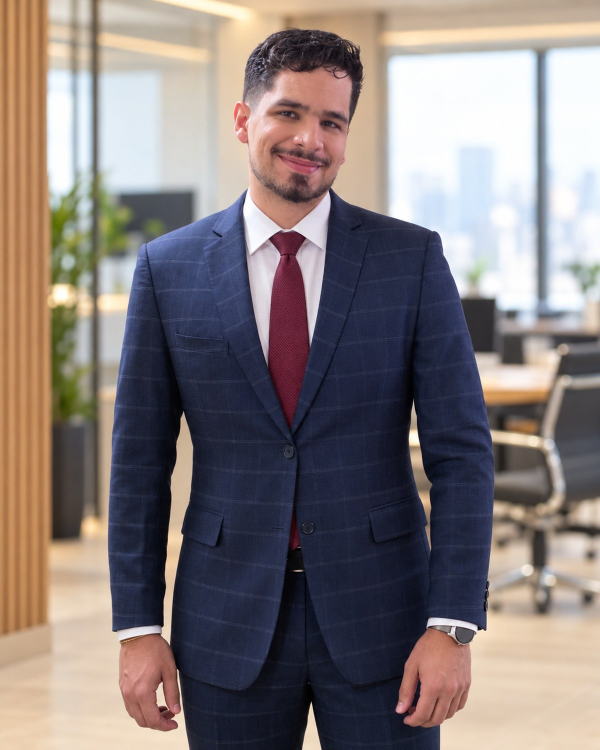
#> input picture fotos/foto01-terno-xadrez-gravata-vinho.jpg, 1200 x 1499 px (shown at 1/2 size)
$ python -i carrossel.py   (imports and definitions only)
#> lines starting #> are read from the running program, lines starting #| are printed output that depends on the picture
#!/usr/bin/env python3
"""Gera carrossel 1080x1350 do @adv.caiomachado a partir de um JSON.
Uso: python3 render/carrossel.py spec.json  ->  arte/<arquivo>-01.png ... -NN.png
Spec: arquivo, kicker, capa{foto,l1,l2,pill}, paginas[{destaque,titulo,itens[],nota?,foto?,crop_y?}], final{foto,l1,l2,sub}
Página com "foto": vira página com foto ao fundo (use NO MÁXIMO 1 ou 2 itens bem curtos, sem nota)."""
import json, os, sys
from PIL import Image, ImageDraw, ImageFont
import numpy as np
R=os.path.dirname(os.path.dirname(os.path.abspath(__file__)))
NAVY=(33,41,59); NAVY2=(44,54,76); TERRA=(157,87,76); BEIGE=(235,227,217); WHITE=(255,255,255); ROSE=(214,150,138)
W,H=1080,1350; M=64
def sans(w,s): return ImageFont.truetype(f"{R}/fontes/Poppins-{w}.ttf",s)
def serif(s):
    f=ImageFont.truetype(f"{R}/fontes/Lora-Variable.ttf",s); f.set_variation_by_name("Bold"); return f
# [8 lines left out: function wrap, not called in this run]
def photo_bg(foto,crop_y=0,strength=1.0):
    """Fundo com foto e degradê azul-marinho.
    Foto do banco (banco/...): ocupa a largura toda; o assunto deve estar na metade de cima.
    Foto do Caio (fotos/...): reduzida e encostada à direita, com o ROSTO INTEIRO acima do texto
    (o degradê só começa abaixo do queixo). Nunca cortar o rosto com o degradê."""
#> called with crop_y = 0, strength = 1
    caio=not foto.startswith("banco/")
    im=Image.open(f"{R}/{foto}" if not caio else f"{R}/fotos/{foto}").convert("RGB")
#> im is the input picture: PIL image 1200x1499 RGB; mean R, G, B 133.9, 123.9, 122.7
    if caio:
        w=int(W*0.80); h=int(im.height*w/im.width); im=im.resize((w,h),Image.LANCZOS)
#> after `h = int(im.height * w / im.width)`: h = 1079
#> after `im = im.resize((w, h), Image.LANCZOS)`:
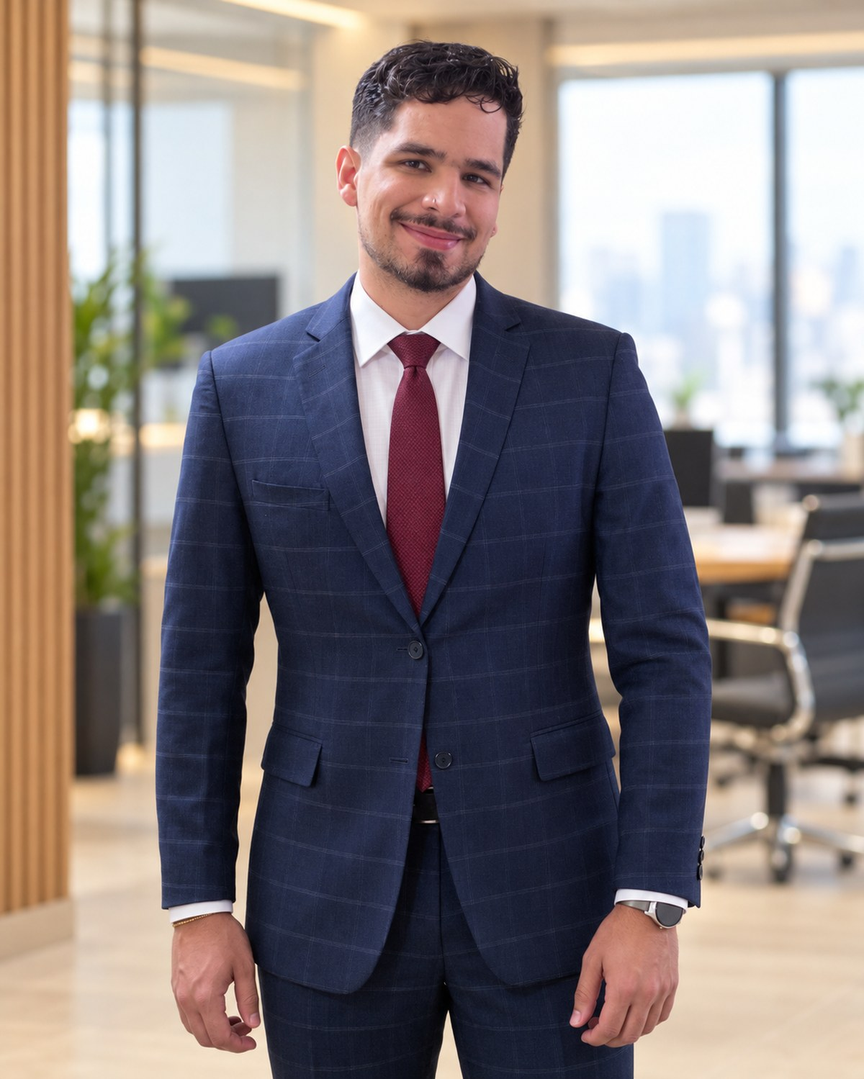
#> im: PIL image 864x1079 RGB; mean R, G, B 133.9, 123.9, 122.7
        canvas=Image.new("RGB",(W,H),NAVY); x0=W-w; y0=-40-crop_y
#> after `canvas = Image.new('RGB', (W, H), NAVY)`:
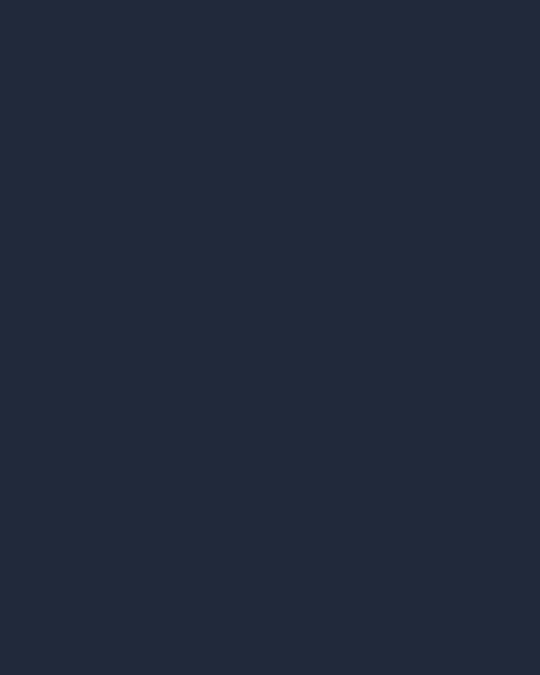
#> canvas: PIL image 1080x1350 RGB (shown at 1/2 size); mean R, G, B 33, 41, 59
        xs=np.arange(w)/w; ax=np.clip(xs/0.30,0,1); ax=ax*ax*(3-2*ax)
        mask=Image.fromarray((np.ones((h,1))*ax[None,:]*255).astype("uint8"),"L")
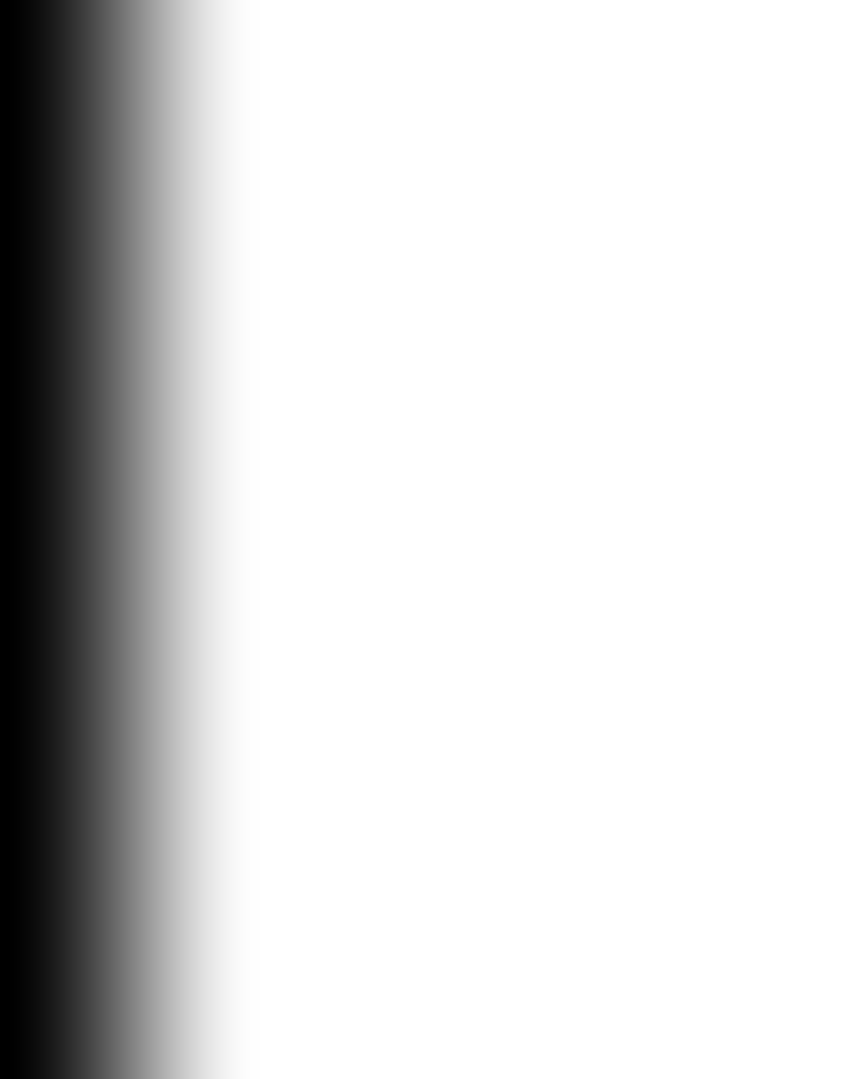
#> mask: PIL image 864x1079 L; min 0, max 255, mean 216.5
        canvas.paste(im,(x0,y0),mask); im=canvas; g0,g1=0.40,0.20
#> after `canvas.paste(im, (x0, y0), mask)`:
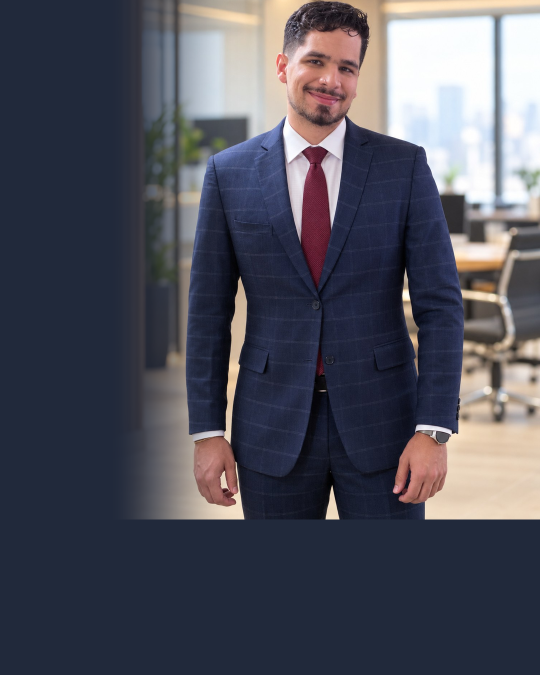
#> canvas: PIL image 1080x1350 RGB (shown at 1/2 size); mean R, G, B 80, 80.6, 91.7
    else:
        s=W/im.width; im=im.resize((W,int(im.height*s)),Image.LANCZOS); im=im.crop((0,crop_y,W,crop_y+H)); g0,g1=0.22,0.32
    ys=np.arange(H); t=np.clip((ys-H*g0)/(H*g1),0,1); g=t*t*(3-2*t)
    top=np.clip(1-ys/(H*0.16),0,1)*0.8
    a=np.clip(np.maximum(g,top),0,0.985)[:,None]*np.ones((1,W))
    arr=np.array(im,dtype=np.float32)*(1-a[...,None])+np.array(NAVY,dtype=np.float32)*a[...,None]
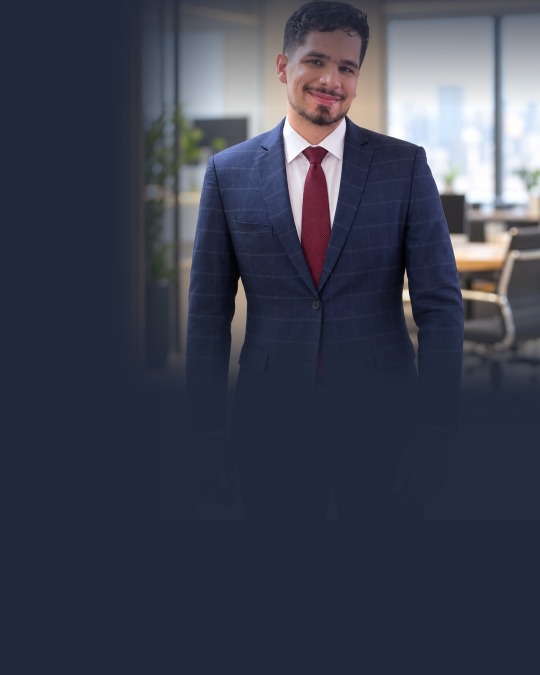
#> arr: shape (1350, 1080, 3) float64 (shown at 1/2 size); mean R, G, B 60.4, 64.9, 80
    return Image.fromarray(arr.astype("uint8")).convert("RGBA")
# [9 lines left out: function header, not called in this run]
def arrow(d,x,y,c=BEIGE,w=3,L=40):
    d.line((x,y,x+L,y),fill=c,width=w); d.line((x+L-14,y-12,x+L,y),fill=c,width=w); d.line((x+L-14,y+12,x+L,y),fill=c,width=w)
# [69 lines left out: functions footer, capa, pagina, final, make, not called in this run]
# [1 line not run here, left out]

>>> result = photo_bg('../fotos/foto01-terno-xadrez-gravata-vinho.jpg')

$ run again, on fotos/foto05-camisa-azul-escritorio.jpg
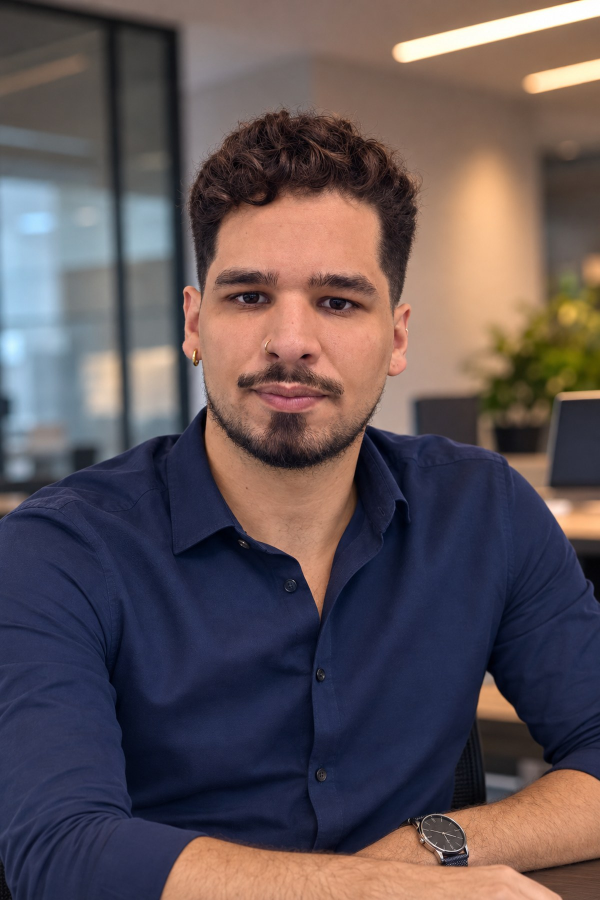
#> input picture fotos/foto05-camisa-azul-escritorio.jpg, 1200 x 1800 px (shown at 1/2 size)
#> in photo_bg, im is the input picture: PIL image 1200x1800 RGB; mean R, G, B 95.2, 83.1, 86.3
#> im: PIL image 864x1296 RGB
#> in photo_bg, `canvas.paste(im, (x0, y0), mask)`:
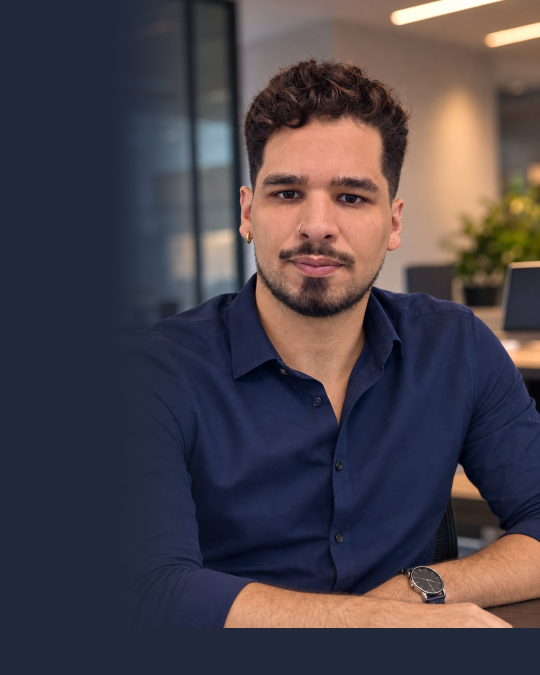
#> canvas: PIL image 1080x1350 RGB (shown at 1/2 size); mean R, G, B 73.2, 66.2, 73.3
#> in photo_bg, `arr=np.array(im,dtype=np.float32)*(1-a[...,None])+np.array(NAVY,dtype=..`:
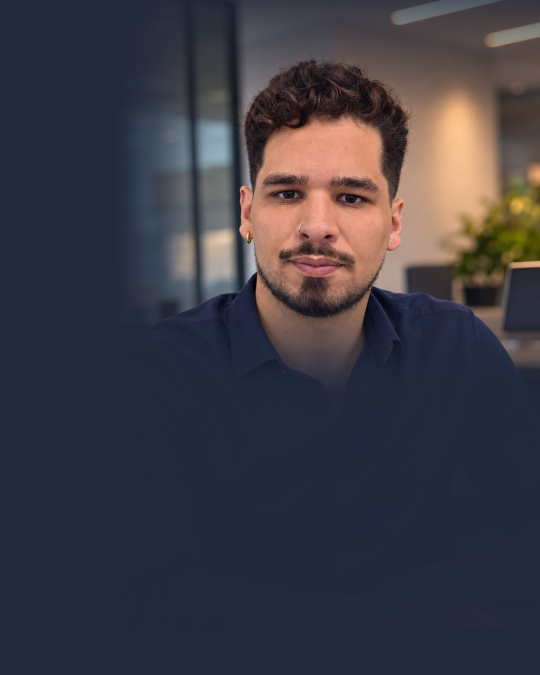
#> arr: shape (1350, 1080, 3) float64 (shown at 1/2 size); mean R, G, B 60.5, 59, 68.2

$ run again, on fotos/foto06-bracos-cruzados-terno-azul.jpg
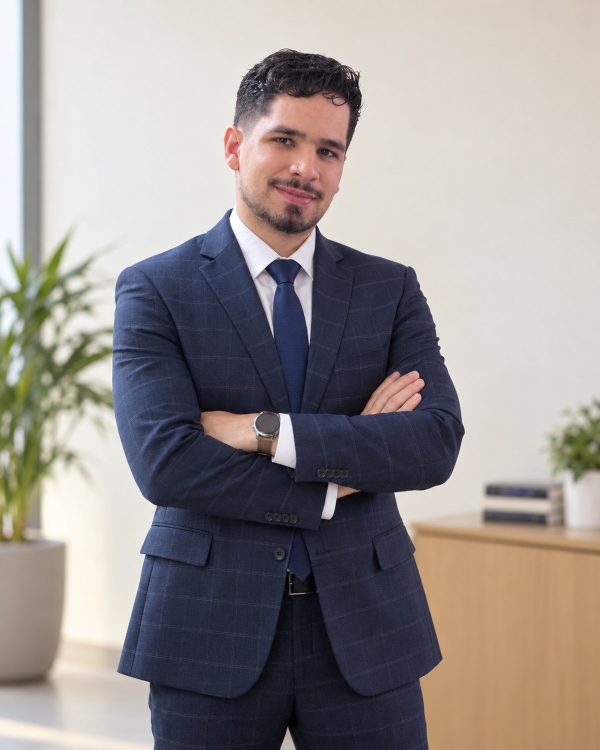
#> input picture fotos/foto06-bracos-cruzados-terno-azul.jpg, 1200 x 1499 px (shown at 1/2 size)
#> in photo_bg, im is the input picture: PIL image 1200x1499 RGB; mean R, G, B 152.3, 146, 144.1
#> im: PIL image 864x1079 RGB
#> in photo_bg, `canvas.paste(im, (x0, y0), mask)`:
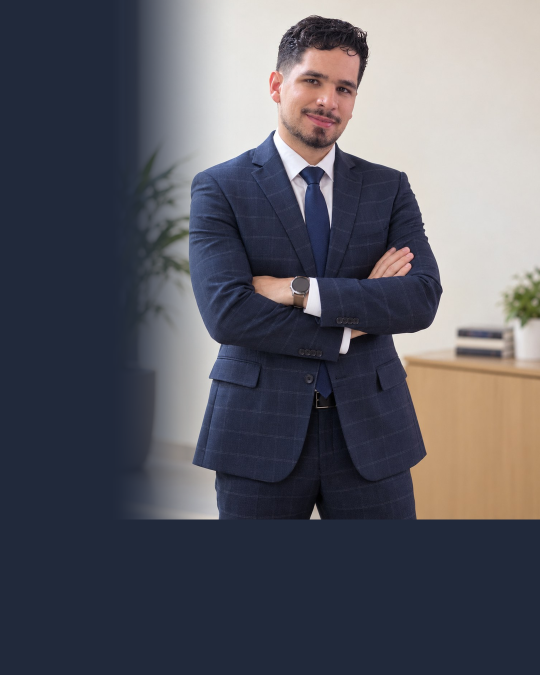
#> canvas: PIL image 1080x1350 RGB (shown at 1/2 size); mean R, G, B 90.5, 90.5, 99.2
#> in photo_bg, `arr=np.array(im,dtype=np.float32)*(1-a[...,None])+np.array(NAVY,dtype=..`:
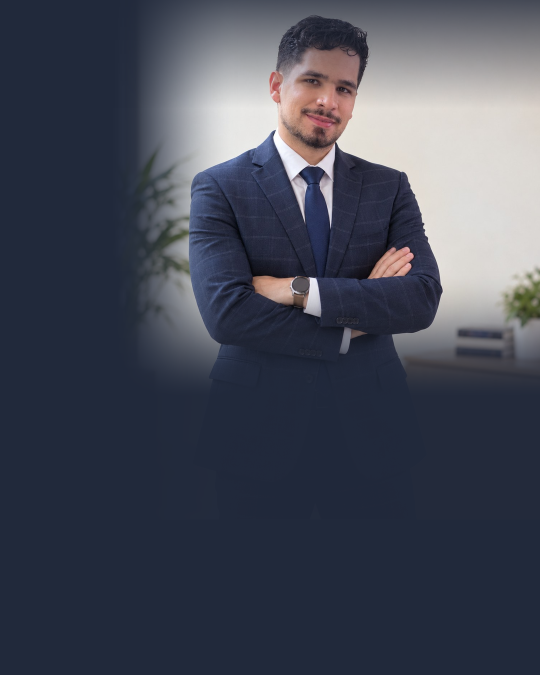
#> arr: shape (1350, 1080, 3) float64 (shown at 1/2 size); mean R, G, B 69.2, 73.4, 86.9

$ run again, on fotos/foto07-blazer-bege-parede-clara.jpg
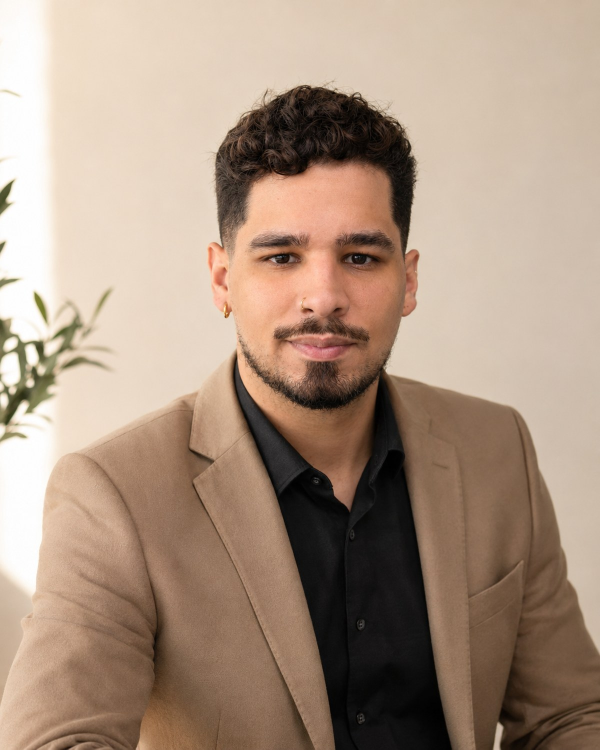
#> input picture fotos/foto07-blazer-bege-parede-clara.jpg, 1200 x 1499 px (shown at 1/2 size)
#> in photo_bg, im is the input picture: PIL image 1200x1499 RGB; mean R, G, B 170, 147.4, 129.3
#> im: PIL image 864x1079 RGB
#> in photo_bg, `canvas.paste(im, (x0, y0), mask)`:
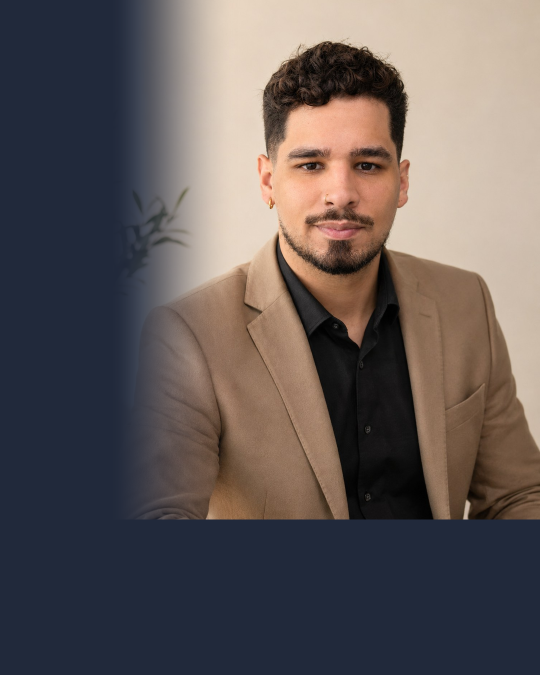
#> canvas: PIL image 1080x1350 RGB (shown at 1/2 size); mean R, G, B 98.7, 90, 89
#> in photo_bg, `arr=np.array(im,dtype=np.float32)*(1-a[...,None])+np.array(NAVY,dtype=..`:
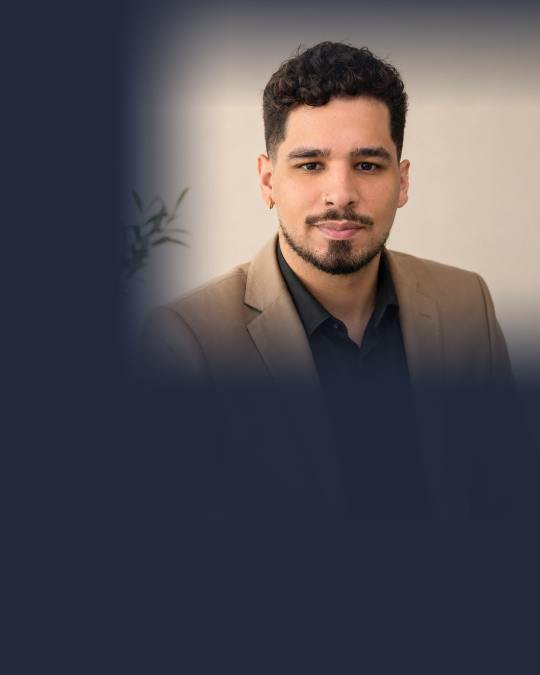
#> arr: shape (1350, 1080, 3) float64 (shown at 1/2 size); mean R, G, B 77.6, 75.6, 82.5
